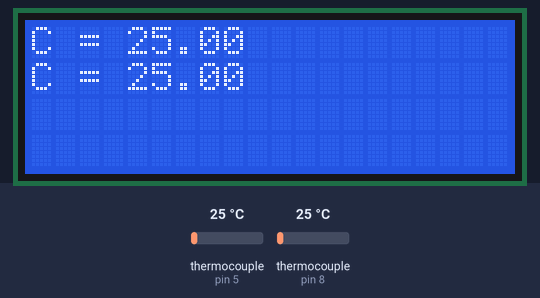
This program was run on a simulated Arduino Nano, built with avr-gcc and run on an emulated ATmega328P. On the bench: 20×4 character LCD. Inputs (shaded band) come from the test bench; at power-on: thermocouple (sensors on pin 5, pin 8) 25 °C.

Above: at 1.2 s.
1.3 s: thermocouple (sensor on pin 5) set to 6 °C
At 2.6 s:
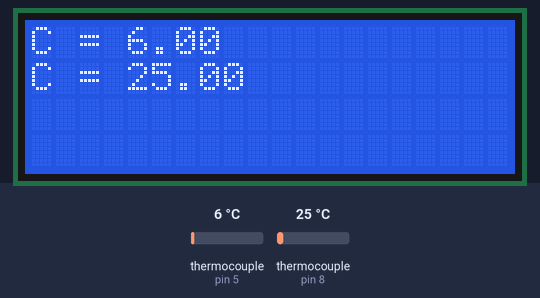
3.6 s: thermocouple (sensor on pin 8) set to 6 °C
At 4.6 s:
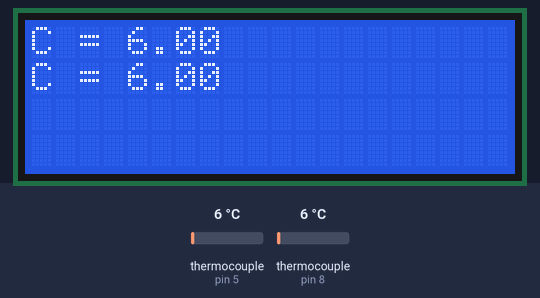
5.6 s: thermocouple (sensor on pin 5) set to 75 °C
At 6.7 s:
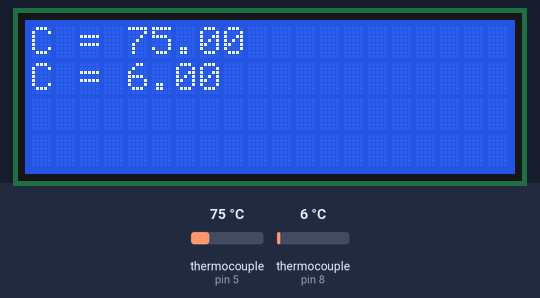
7.7 s: thermocouple (sensor on pin 8) set to 75 °C
At 8.8 s:
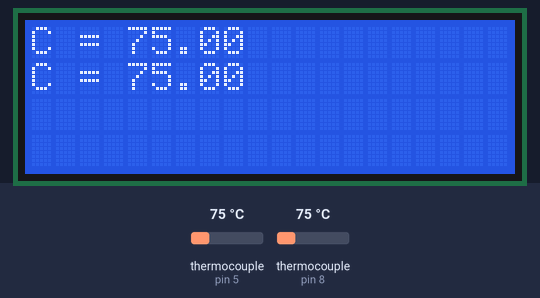
9.7 s: thermocouple (sensor on pin 5) set to 150 °C
At 11.0 s:
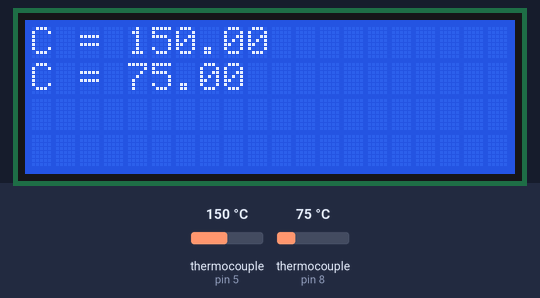
11.8 s: thermocouple (sensor on pin 8) set to 150 °C
At 13.3 s:
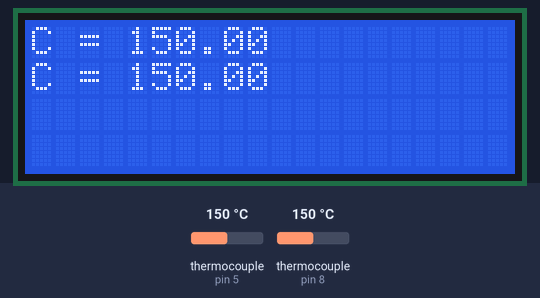
Timing chart, 0 to 14.8 s (numbered marks = the images above; inputs shaded):
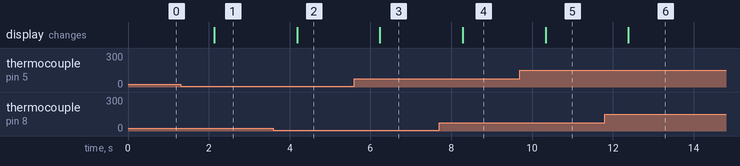

Measured:
- after the input at 1.3 s, the display: changes after 0.84 s (image 1)
- after the input at 3.6 s, the display: changes after 0.59 s (image 2)
- after the input at 5.6 s, the display: changes after 0.63 s (image 3)
- after the input at 7.7 s, the display: changes after 0.58 s (image 4)
- after the input at 9.7 s, the display: changes after 0.63 s (image 5)
- after the input at 11.8 s, the display: changes after 0.59 s (image 6)

The program:

main.cpp
```cpp
#include "max6675.h"
#include <LiquidCrystal_I2C.h>

int thermoDOA = 4;
int thermoCSA = 5;
int thermoCLKA = 6;
int thermoDOB = 7;
int thermoCSB = 8;
int thermoCLKB = 9;

LiquidCrystal_I2C lcd(0x27,20,4);

MAX6675 thermocoupleA(thermoCLKA, thermoCSA, thermoDOA);
MAX6675 thermocoupleB(thermoCLKB, thermoCSB, thermoDOB);

void setup() {
  Serial.begin(9600);
  lcd.init();
  lcd.backlight();
}

void loop() {
  lcd.clear();

  lcd.setCursor(0,0);
  lcd.print("C = ");
  lcd.setCursor(4,0);
  lcd.print(thermocoupleA.readCelsius());
  lcd.setCursor(0,1);
  lcd.print("C = ");
  lcd.setCursor(4,1);
  lcd.print(thermocoupleB.readCelsius());

  // For the MAX6675 to update, you must delay AT LEAST 250ms between reads!
  delay(1000);
}
```
